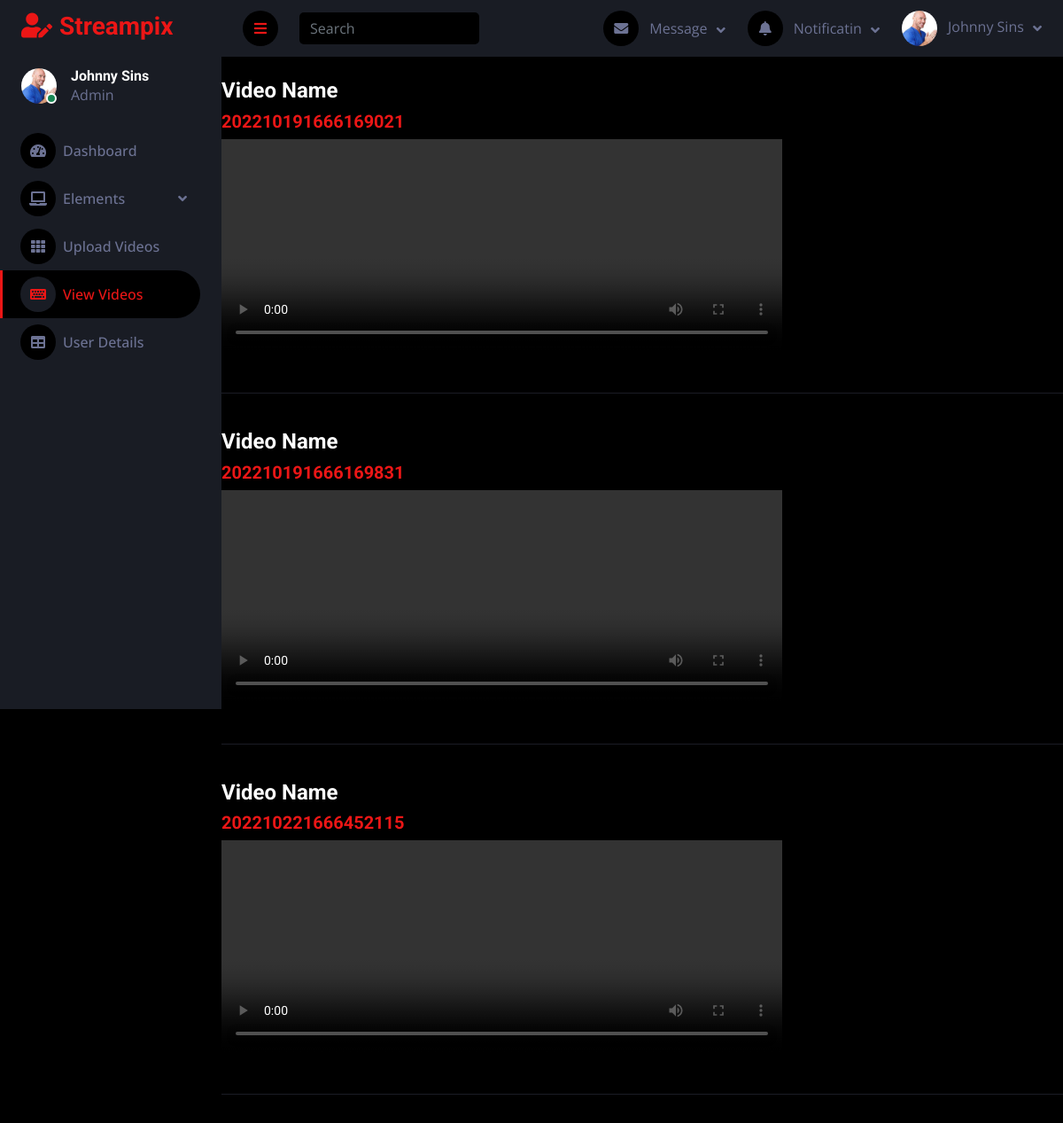
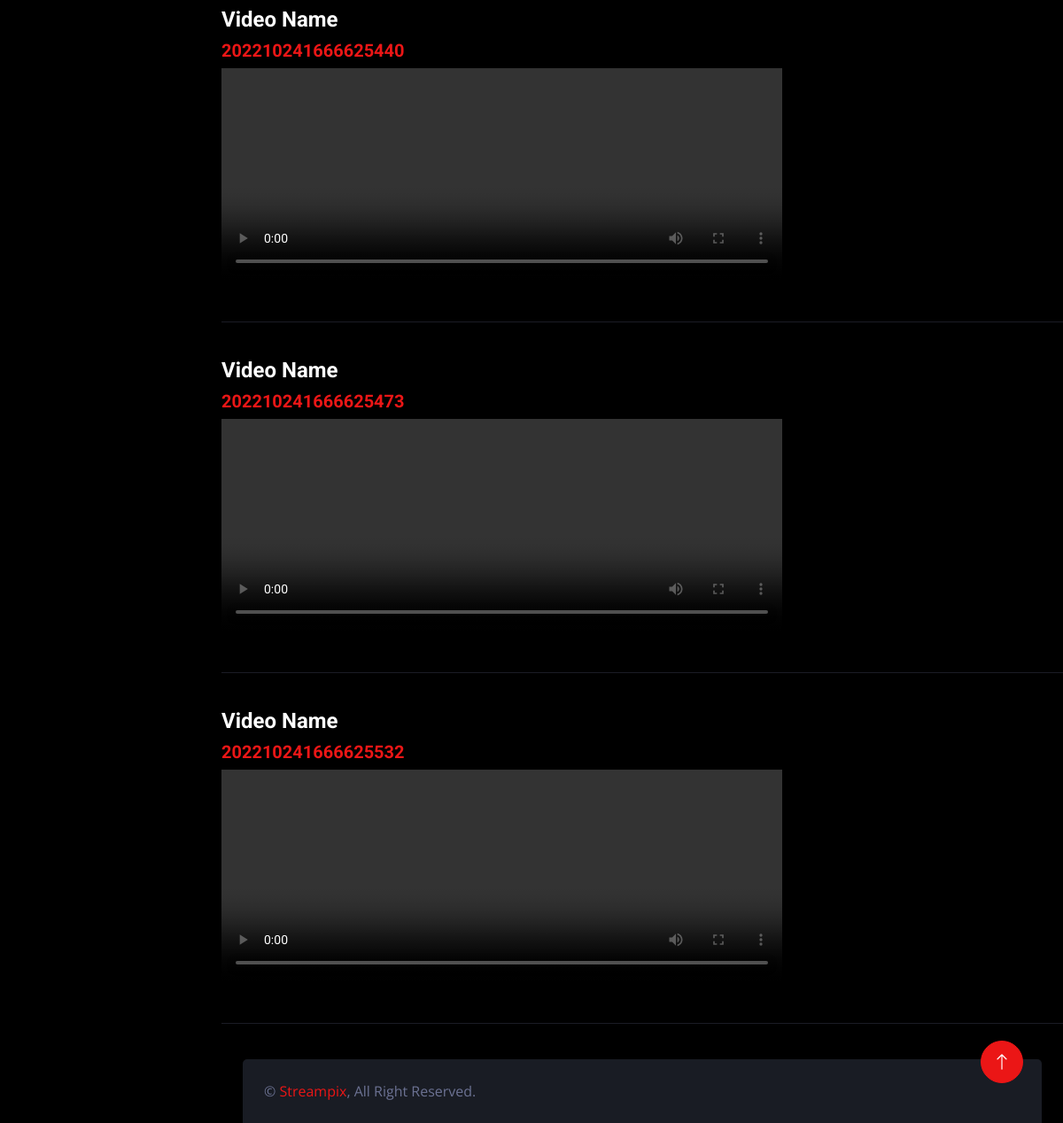
The app's page /Admin/form.php with its own data (2 pictures, top to bottom).
### tables this page shows
CREATE TABLE `video` (
  `video_id` int(11) NOT NULL,
  `video_name` varchar(100) NOT NULL,
  `location` varchar(100) NOT NULL
);

### Admin/form.php (the view, shortened to what this page needs)
<!DOCTYPE html>
<html lang="en">
<head>
    <link href="https://cdnjs.cloudflare.com/ajax/libs/font-awesome/5.10.0/css/all.min.css" rel="stylesheet">
    <link href="https://cdn.jsdelivr.net/npm/bootstrap-icons@1.4.1/font/bootstrap-icons.css" rel="stylesheet">
    <link href="lib/owlcarousel/assets/owl.carousel.min.css" rel="stylesheet">
    <link href="lib/tempusdominus/css/tempusdominus-bootstrap-4.min.css" rel="stylesheet" />
    <link href="css/bootstrap.min.css" rel="stylesheet">
    <link href="css/style.css" rel="stylesheet">
</head>
<body>
    <div class="container-fluid position-relative d-flex p-0">
        <div class="sidebar pe-4 pb-3">
            <nav class="navbar bg-secondary navbar-dark">
                <a href="index.php" class="navbar-brand mx-4 mb-3">
                    <h3 class="text-primary"><i class="fa fa-user-edit me-2"></i>Streampix</h3>
                </a>
                <div class="d-flex align-items-center ms-4 mb-4">
                    <div class="position-relative">
                        <img class="rounded-circle" src="img/jony.jpg" alt="" style="width: 40px; height: 40px;">
                        <div class="bg-success rounded-circle border border-2 border-white position-absolute end-0 bottom-0 p-1"></div>
                    </div>
                    <div class="ms-3">
                        <h6 class="mb-0">Johnny Sins</h6>
                        <span>Admin</span>
                    </div>
                </div>
                <div class="navbar-nav w-100">
                    <a href="index.php" class="nav-item nav-link"><i class="fa fa-tachometer-alt me-2"></i>Dashboard</a>
                    <div class="nav-item dropdown">
                        <a href="#" class="nav-link dropdown-toggle" data-bs-toggle="dropdown"><i class="fa fa-laptop me-2"></i>Elements</a>
                    </div>
                    <a href="widget.php" class="nav-item nav-link"><i class="fa fa-th me-2"></i>Upload Videos</a>
                    <a href="form.php" class="nav-item nav-link active"><i class="fa fa-keyboard me-2"></i>View Videos</a>
                    <a href="table.php" class="nav-item nav-link"><i class="fa fa-table me-2"></i>User Details</a>
                </div>
            </nav>
        </div>
        <div class="content">
            <nav class="navbar navbar-expand bg-secondary navbar-dark sticky-top px-4 py-0">
                <a href="#" class="sidebar-toggler flex-shrink-0">
                    <i class="fa fa-bars"></i>
                </a>
                <form class="d-none d-md-flex ms-4">
                    <input class="form-control bg-dark border-0" type="search" placeholder="Search">
                </form>
                <div class="navbar-nav align-items-center ms-auto">
                    <div class="nav-item dropdown">
                        <a href="#" class="nav-link dropdown-toggle" data-bs-toggle="dropdown">
                            <i class="fa fa-envelope me-lg-2"></i>
                            <span class="d-none d-lg-inline-flex">Message</span>
                        </a>
                    </div>
                    <div class="nav-item dropdown">
                        <a href="#" class="nav-link dropdown-toggle" data-bs-toggle="dropdown">
                            <i class="fa fa-bell me-lg-2"></i>
                            <span class="d-none d-lg-inline-flex">Notificatin</span>
                        </a>
                    </div>
                    <div class="nav-item dropdown">
                        <a href="#" class="nav-link dropdown-toggle" data-bs-toggle="dropdown">
                            <img class="rounded-circle me-lg-2" src="img/jony.jpg" alt="" style="width: 40px; height: 40px;">
                            <span class="d-none d-lg-inline-flex">Johnny Sins</span>
                        </a>
                    </div>
                </div>
            </nav>
            <?php
        require 'db.php';
        $query = mysqli_query($con, "SELECT * FROM `video` ORDER BY `video_id` ASC") or die(mysqli_error($con));
        while ($fetch = mysqli_fetch_array($query)) {
        ?>
            <div class="col-md-12">
                <div class="col-md-4" style="word-wrap:break-word;">
                    <br />
                    <h4>Video Name</h4>
                    <h5 class="text-primary"><?php echo $fetch['video_name'] ?></h5>
                </div>
                <div class="col-md-8">
                    <video width="100%" height="240" controls>
                        <source src="<?php echo $fetch['location'] ?>">
                    </video>
                </div>
                <br style="clear:both;" />
                <hr style="border-top:1px groovy #000;" />
            </div>
        <?php
        }
        ?>
            <div class="container-fluid pt-4 px-4">
                <div class="bg-secondary rounded-top p-4">
                    <div class="row">
                        <div class="col-12 col-sm-6 text-center text-sm-start">
                            &copy; <a href="#">Streampix</a>, All Right Reserved.
                        </div>
                    </div>
                </div>
            </div>
        </div>
        <a href="#" class="btn btn-lg btn-primary btn-lg-square back-to-top"><i class="bi bi-arrow-up"></i></a>
    </div>
</body>
</html>

### Admin/css/style.css (style rules this page uses)
:root { --primary: #EB1616; --secondary: #191C24; --light: #6C7293; --dark: #000000; }
.back-to-top { position: fixed; display: none; right: 45px; bottom: 45px; z-index: 99; }
.btn { transition: .5s; }
.btn-lg-square { width: 48px; height: 48px; }
.btn-square, .btn-sm-square, .btn-lg-square { padding: 0; display: inline-flex; align-items: center; justify-content: center; font-weight: normal; border-radius: 50px; }
.sidebar { position: fixed; top: 0; left: 0; bottom: 0; width: 250px; height: 100vh; overflow-y: auto; background: var(--secondary); transition: 0.5s; z-index: 999; }
.content { margin-left: 250px; min-height: 100vh; background: var(--dark); transition: 0.5s; }
@media (min-width: 992px) { .sidebar { margin-left: 0; } }
@media (min-width: 992px) { .content { width: calc(100% - 250px); } }
.sidebar .navbar .navbar-nav .nav-link { padding: 7px 20px; color: var(--light); font-weight: 500; border-left: 3px solid var(--secondary); border-radius: 0 30px 30px 0; outline: none; }
.sidebar .navbar .navbar-nav .nav-link:hover, .sidebar .navbar .navbar-nav .nav-link.active { color: var(--primary); background: var(--dark); border-color: var(--primary); }
.sidebar .navbar .navbar-nav .nav-link i { width: 40px; height: 40px; display: inline-flex; align-items: center; justify-content: center; background: var(--dark); border-radius: 40px; }
.sidebar .navbar .navbar-nav .nav-link:hover i, .sidebar .navbar .navbar-nav .nav-link.active i { background: var(--secondary); }
.sidebar .navbar .dropdown-toggle::after { position: absolute; top: 15px; right: 15px; border: none; content: "\f107"; font-family: "Font Awesome 5 Free"; font-weight: 900; transition: .5s; }
.content .navbar .navbar-nav .nav-link { margin-left: 25px; padding: 12px 0; color: var(--light); outline: none; }
.content .navbar .sidebar-toggler, .content .navbar .navbar-nav .nav-link i { width: 40px; height: 40px; display: inline-flex; align-items: center; justify-content: center; background: var(--dark); border-radius: 40px; }
.content .navbar .dropdown-toggle::after { margin-left: 6px; vertical-align: middle; border: none; content: "\f107"; font-family: "Font Awesome 5 Free"; font-weight: 900; transition: .5s; }

### records on screen
video: video_name "202210191666169021"
video: video_name "202210191666169831"
video: video_name "202210221666452115"
video: video_name "202210241666625440"
video: video_name "202210241666625473"
video: video_name "202210241666625532"
